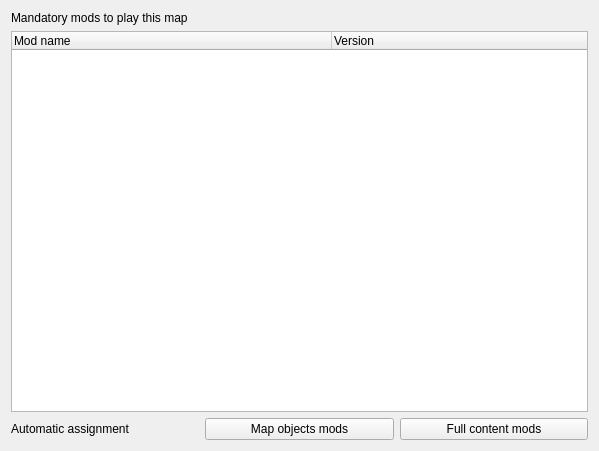
<?xml version="1.0" encoding="UTF-8"?>
<ui version="4.0">
 <class>ModSettings</class>
 <widget class="QWidget" name="ModSettings">
  <property name="geometry">
   <rect>
    <x>0</x>
    <y>0</y>
    <width>599</width>
    <height>451</height>
   </rect>
  </property>
  <property name="windowTitle">
   <string>Form</string>
  </property>
  <layout class="QVBoxLayout" name="verticalLayout">
   <item>
    <widget class="QLabel" name="label_7">
     <property name="text">
      <string>Mandatory mods to play this map</string>
     </property>
    </widget>
   </item>
   <item>
    <widget class="QTreeWidget" name="treeMods">
     <property name="sizeAdjustPolicy">
      <enum>QAbstractScrollArea::AdjustIgnored</enum>
     </property>
     <attribute name="headerDefaultSectionSize">
      <number>320</number>
     </attribute>
     <column>
      <property name="text">
       <string>Mod name</string>
      </property>
     </column>
     <column>
      <property name="text">
       <string>Version</string>
      </property>
     </column>
    </widget>
   </item>
   <item>
    <layout class="QHBoxLayout" name="horizontalLayout_4">
     <item>
      <widget class="QLabel" name="label_6">
       <property name="text">
        <string>Automatic assignment</string>
       </property>
      </widget>
     </item>
     <item>
      <widget class="QPushButton" name="modResolution_map">
       <property name="toolTip">
        <string>Set required mods based on objects placed on the map. This method may cause problems if you have customized rewards, garrisons, etc from mods</string>
       </property>
       <property name="text">
        <string>Map objects mods</string>
       </property>
       <property name="autoDefault">
        <bool>false</bool>
       </property>
      </widget>
     </item>
     <item>
      <widget class="QPushButton" name="modResolution_full">
       <property name="toolTip">
        <string>Set all mods having a game content as mandatory</string>
       </property>
       <property name="text">
        <string>Full content mods</string>
       </property>
       <property name="autoDefault">
        <bool>false</bool>
       </property>
      </widget>
     </item>
    </layout>
   </item>
  </layout>
 </widget>
 <resources/>
 <connections/>
</ui>
